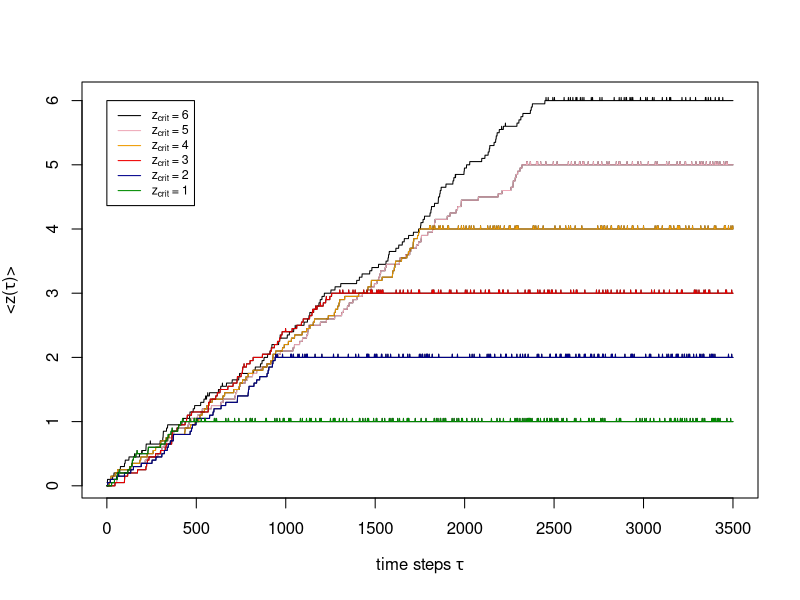

Write R code to recreate this figure.
### 1D lattice after christen1991 paper
### open boundary conditions and conservative perturbation


### functions:

perform_avalanches <- function(lattice){
  while (any((lattice > z_crit))) {
    tmp_lattice  <- rep(0L, lattice_size)    # auxilliary lattice for calculation of avalanche effects
    
    for(i in 1:lattice_size){ 
      
      if(lattice[i] > z_crit){
        if(i != lattice_size){
          tmp_lattice[i] <- tmp_lattice[i] - 2
          tmp_lattice[i+1] <- tmp_lattice[i+1] + 1
        }
        else {
          tmp_lattice[i] <- tmp_lattice[i] - 1
        }
        
        if(i != 1){
          tmp_lattice[i-1] <- tmp_lattice[i-1] + 1     
        }
        
      }}
    ## add the tmp_lattice to lattice in order to update the lattice
    lattice <- lattice + tmp_lattice
  }
  return (lattice)
}
  
#### algorithm  
lattice_size <- 20

time_steps <- 3500
z_crit_max <- 6
color <- c("green4","blue4","red2","orange2","pink2")


for(z_crit in z_crit_max:1){
  lattice <- rep(0L, lattice_size)  # main lattice; will contain the z-values
  z_means <- numeric(time_steps)
  
  for(t in 1:time_steps){
    
    lattice <- perform_avalanches(lattice)
    
    
    ## randomly perturb system via conservative perturbation
    x_rand <- sample(1:lattice_size, 1) 
    
    lattice[x_rand] <- lattice[x_rand] + 1
    if(x_rand > 1){
      lattice[x_rand - 1] <- lattice[x_rand - 1] - 1
    }
    
    ## compute z_mean[t]
    z_means[t] <- mean(lattice)
    
    
    ## final avalance relaxation
    if(t == time_steps){
      lattice <- perform_avalanches(lattice)
    }
  }
  if(z_crit == z_crit_max){
    plot(z_means,type = "l", xlab = expression(paste("time steps ", tau)), 
         ylab = expression(paste("<z(", tau, ")>")))  
  } else {
    lines(z_means)
    lines(z_means, col=color[z_crit])
    
  }
  
}
  
legend(0, 6, legend=c(expression(paste('z'['crit'], ' = 6')),
                      expression(paste('z'['crit'], ' = 5')),
                      expression(paste('z'['crit'], ' = 4')),
                      expression(paste('z'['crit'], ' = 3')),
                      expression(paste('z'['crit'], ' = 2')),
                      expression(paste('z'['crit'], ' = 1'))),
       col=c("black","pink2","orange2","red2","blue4","green4"), lty=1:1, cex=0.75)



## PLOTS
# barplot(lattice)
# plot(z_means, type = "l")
